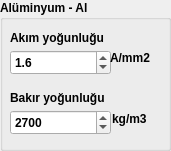
     <widget class="QGroupBox" name="groupBox_53">
      <property name="geometry">
       <rect>
        <x>180</x>
        <y>10</y>
        <width>171</width>
        <height>151</height>
       </rect>
      </property>
      <property name="sizePolicy">
       <sizepolicy hsizetype="Preferred" vsizetype="Preferred">
        <horstretch>0</horstretch>
        <verstretch>0</verstretch>
       </sizepolicy>
      </property>
      <property name="font">
       <font>
        <weight>75</weight>
        <bold>true</bold>
       </font>
      </property>
      <property name="title">
       <string>Alüminyum - Al</string>
      </property>
      <widget class="QLabel" name="label_85">
       <property name="geometry">
        <rect>
         <x>10</x>
         <y>30</y>
         <width>111</width>
         <height>16</height>
        </rect>
       </property>
       <property name="text">
        <string>Akım yoğunluğu</string>
       </property>
       <property name="textFormat">
        <enum>Qt::RichText</enum>
       </property>
       <property name="scaledContents">
        <bool>false</bool>
       </property>
      </widget>
      <widget class="QDoubleSpinBox" name="doubleSpinBox_62">
       <property name="geometry">
        <rect>
         <x>10</x>
         <y>50</y>
         <width>101</width>
         <height>25</height>
        </rect>
       </property>
       <property name="decimals">
        <number>1</number>
       </property>
       <property name="value">
        <double>1.600000000000000</double>
       </property>
      </widget>
      <widget class="QLabel" name="label_86">
       <property name="geometry">
        <rect>
         <x>10</x>
         <y>90</y>
         <width>111</width>
         <height>16</height>
        </rect>
       </property>
       <property name="text">
        <string>Bakır yoğunluğu</string>
       </property>
       <property name="textFormat">
        <enum>Qt::RichText</enum>
       </property>
       <property name="scaledContents">
        <bool>false</bool>
       </property>
      </widget>
      <widget class="QDoubleSpinBox" name="doubleSpinBox_63">
       <property name="geometry">
        <rect>
         <x>10</x>
         <y>110</y>
         <width>101</width>
         <height>25</height>
        </rect>
       </property>
       <property name="decimals">
        <number>0</number>
       </property>
       <property name="maximum">
        <double>99999.000000000000000</double>
       </property>
       <property name="value">
        <double>2700.000000000000000</double>
       </property>
      </widget>
      <widget class="QLabel" name="label_90">
       <property name="geometry">
        <rect>
         <x>110</x>
         <y>50</y>
         <width>51</width>
         <height>16</height>
        </rect>
       </property>
       <property name="text">
        <string>A/mm2</string>
       </property>
       <property name="textFormat">
        <enum>Qt::RichText</enum>
       </property>
       <property name="scaledContents">
        <bool>false</bool>
       </property>
      </widget>
      <widget class="QLabel" name="label_89">
       <property name="geometry">
        <rect>
         <x>112</x>
         <y>111</y>
         <width>51</width>
         <height>16</height>
        </rect>
       </property>
       <property name="text">
        <string>kg/m3</string>
       </property>
       <property name="textFormat">
        <enum>Qt::RichText</enum>
       </property>
       <property name="scaledContents">
        <bool>false</bool>
       </property>
      </widget>
     </widget>
